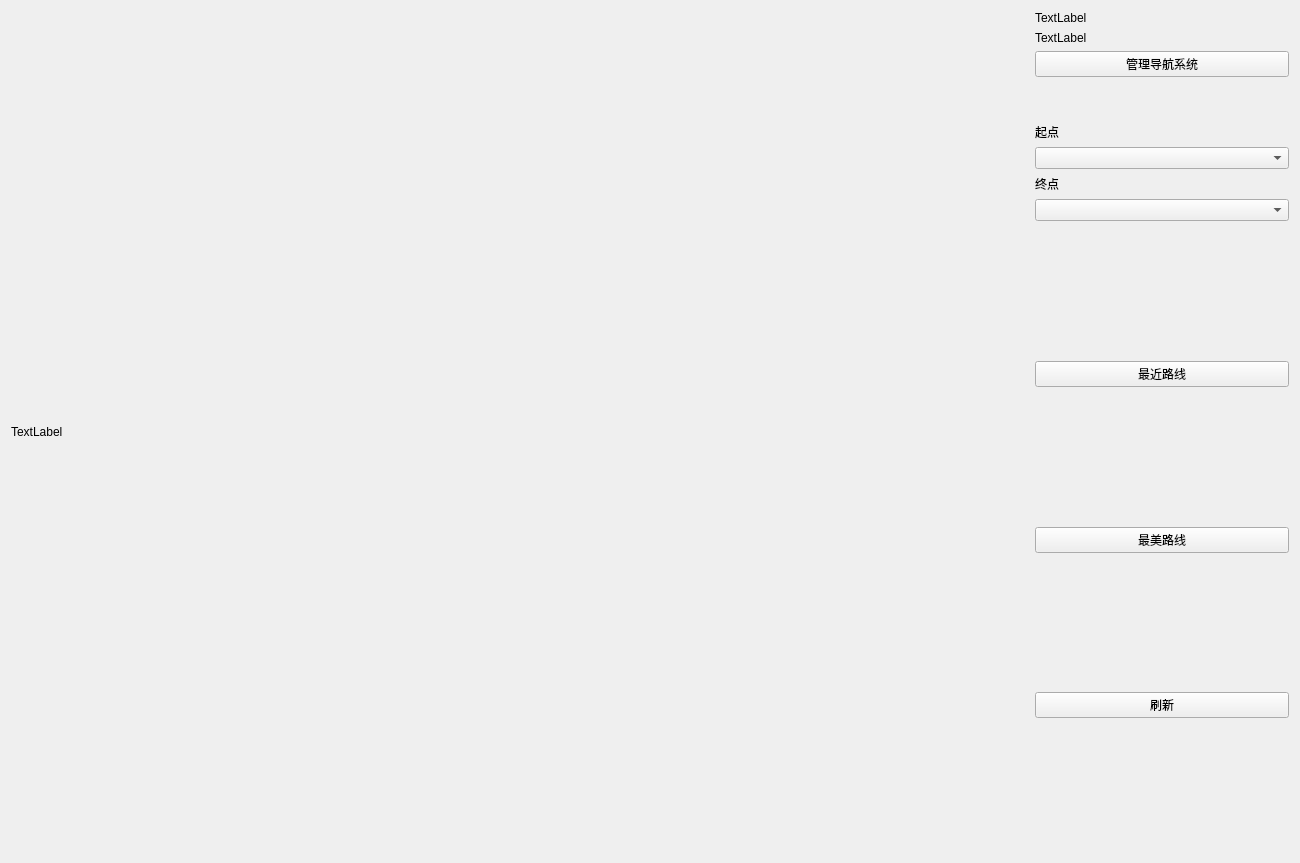
<?xml version="1.0" encoding="UTF-8"?>
<ui version="4.0">
 <class>MainMenu</class>
 <widget class="QWidget" name="MainMenu">
  <property name="geometry">
   <rect>
    <x>0</x>
    <y>0</y>
    <width>1300</width>
    <height>863</height>
   </rect>
  </property>
  <property name="minimumSize">
   <size>
    <width>1300</width>
    <height>863</height>
   </size>
  </property>
  <property name="windowTitle">
   <string>Form</string>
  </property>
  <layout class="QHBoxLayout" name="horizontalLayout" stretch="8,2">
   <item>
    <widget class="QLabel" name="lb_map">
     <property name="text">
      <string>TextLabel</string>
     </property>
    </widget>
   </item>
   <item>
    <layout class="QVBoxLayout" name="verticalLayout_3">
     <item>
      <widget class="QLabel" name="label_2">
       <property name="text">
        <string>TextLabel</string>
       </property>
      </widget>
     </item>
     <item>
      <widget class="QLabel" name="label">
       <property name="text">
        <string>TextLabel</string>
       </property>
      </widget>
     </item>
     <item>
      <widget class="QPushButton" name="btn_manage">
       <property name="text">
        <string>管理导航系统</string>
       </property>
      </widget>
     </item>
     <item>
      <spacer name="horizontalSpacer">
       <property name="orientation">
        <enum>Qt::Horizontal</enum>
       </property>
       <property name="sizeHint" stdset="0">
        <size>
         <width>40</width>
         <height>20</height>
        </size>
       </property>
      </spacer>
     </item>
     <item>
      <layout class="QVBoxLayout" name="verticalLayout_2">
       <item>
        <spacer name="horizontalSpacer_2">
         <property name="orientation">
          <enum>Qt::Horizontal</enum>
         </property>
         <property name="sizeHint" stdset="0">
          <size>
           <width>40</width>
           <height>20</height>
          </size>
         </property>
        </spacer>
       </item>
       <item>
        <widget class="QLabel" name="label_3">
         <property name="sizePolicy">
          <sizepolicy hsizetype="Ignored" vsizetype="Fixed">
           <horstretch>0</horstretch>
           <verstretch>0</verstretch>
          </sizepolicy>
         </property>
         <property name="text">
          <string>起点</string>
         </property>
        </widget>
       </item>
       <item>
        <widget class="QComboBox" name="cb_st">
         <property name="sizePolicy">
          <sizepolicy hsizetype="Preferred" vsizetype="Fixed">
           <horstretch>0</horstretch>
           <verstretch>0</verstretch>
          </sizepolicy>
         </property>
        </widget>
       </item>
       <item>
        <widget class="QLabel" name="label_4">
         <property name="enabled">
          <bool>true</bool>
         </property>
         <property name="sizePolicy">
          <sizepolicy hsizetype="Ignored" vsizetype="Fixed">
           <horstretch>0</horstretch>
           <verstretch>0</verstretch>
          </sizepolicy>
         </property>
         <property name="text">
          <string>终点</string>
         </property>
        </widget>
       </item>
       <item>
        <widget class="QComboBox" name="cb_ed"/>
       </item>
      </layout>
     </item>
     <item>
      <layout class="QVBoxLayout" name="verticalLayout">
       <item>
        <spacer name="verticalSpacer_4">
         <property name="orientation">
          <enum>Qt::Vertical</enum>
         </property>
         <property name="sizeHint" stdset="0">
          <size>
           <width>20</width>
           <height>40</height>
          </size>
         </property>
        </spacer>
       </item>
       <item>
        <widget class="QPushButton" name="btn_findpath">
         <property name="text">
          <string>最近路线</string>
         </property>
        </widget>
       </item>
       <item>
        <spacer name="verticalSpacer_3">
         <property name="orientation">
          <enum>Qt::Vertical</enum>
         </property>
         <property name="sizeHint" stdset="0">
          <size>
           <width>20</width>
           <height>40</height>
          </size>
         </property>
        </spacer>
       </item>
       <item>
        <widget class="QPushButton" name="pushButton">
         <property name="text">
          <string>最美路线</string>
         </property>
        </widget>
       </item>
       <item>
        <spacer name="verticalSpacer_2">
         <property name="orientation">
          <enum>Qt::Vertical</enum>
         </property>
         <property name="sizeHint" stdset="0">
          <size>
           <width>20</width>
           <height>40</height>
          </size>
         </property>
        </spacer>
       </item>
       <item>
        <widget class="QPushButton" name="btn_clear">
         <property name="text">
          <string>刷新</string>
         </property>
        </widget>
       </item>
       <item>
        <spacer name="verticalSpacer">
         <property name="orientation">
          <enum>Qt::Vertical</enum>
         </property>
         <property name="sizeHint" stdset="0">
          <size>
           <width>20</width>
           <height>40</height>
          </size>
         </property>
        </spacer>
       </item>
      </layout>
     </item>
    </layout>
   </item>
  </layout>
 </widget>
 <resources/>
 <connections/>
</ui>
